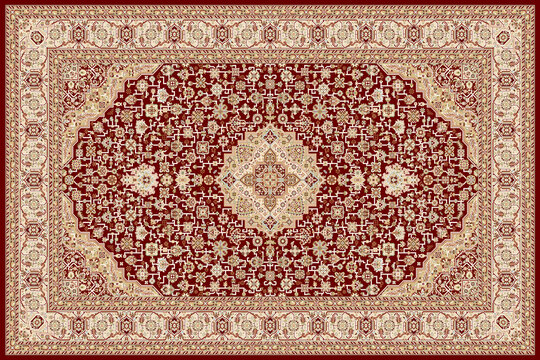
#> input picture BMP Images/Original.jpg, 540 x 360 px
$ python -i SizeWhiteSpace.py   (imports and definitions only)
#> lines starting #> are read from the running program, lines starting #| are printed output that depends on the picture; after the words box and inside, x2 and y2 are one past the last pixel; in counts of white or black regions, pixels touching at a corner belong together
import cv2
import numpy as np

class SizeWhiteSpace:
    @staticmethod
    def getHeightAndWidthWhiteArea(image_path):
        # قراءة الصورة بالألوان
#> called with image_path = '../../../BMP Images/Original.jpg'
        image = cv2.imread(image_path)
#> image is the input picture: shape (360, 540, 3); mean B, G, R 106.8, 126.9, 174.4

        # تحويل الصورة إلى الفضاء اللوني HSV
        hsv = cv2.cvtColor(image, cv2.COLOR_BGR2HSV)
#> hsv: shape (360, 540, 3); mean H, S, V 21.9, 115.8, 174.6

        # تحديد نطاق اللون الأبيض في HSV
        lower_white = np.array([0, 0, 200])
        upper_white = np.array([180, 30, 255])

        # إنشاء قناع للون الأبيض
        mask = cv2.inRange(hsv, lower_white, upper_white)
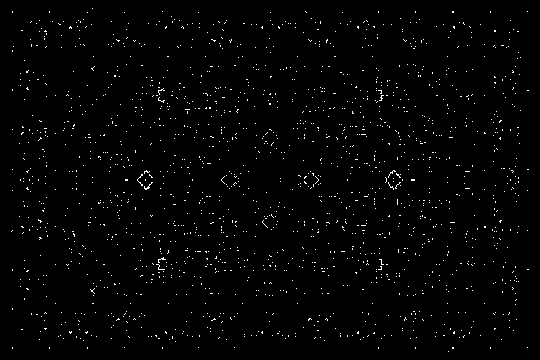
#> mask: shape (360, 540); 1.4% white in thin lines or dots

        # تطبيق عمليات مورفولوجية لتنظيف القناع
        kernel = np.ones((5, 5), np.uint8)
        mask = cv2.morphologyEx(mask, cv2.MORPH_CLOSE, kernel)
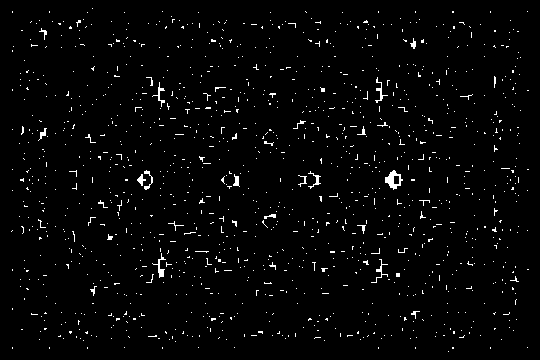
#> mask: shape (360, 540); 2.3% white in thin lines or dots
        mask = cv2.morphologyEx(mask, cv2.MORPH_OPEN, kernel)
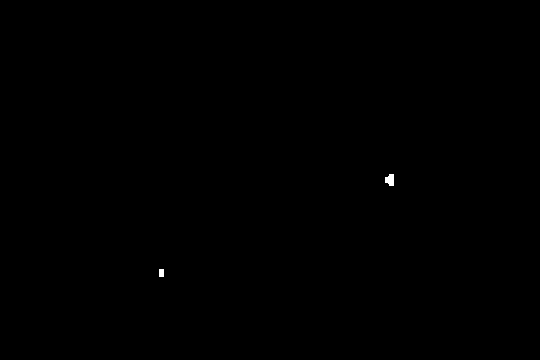
#> mask: shape (360, 540); 0.06% white; 2 white regions

        # البحث عن الكونتورات
        contours, _ = cv2.findContours(mask, cv2.RETR_EXTERNAL, cv2.CHAIN_APPROX_SIMPLE)
#> contours = 2 contours; box (x1, y1, x2, y2) and area: (385, 174, 394, 186) 68, (159, 269, 164, 277) 28

        if not contours:
            return 0, 0  # إذا لم يتم العثور على أي منطقة بيضاء

        # اختيار أكبر كونتور (يفترض أنه المنطقة البيضاء الرئيسية)
        largest_contour = max(contours, key=cv2.contourArea)
#> largest_contour = contour of 10 points, box (x1, y1, x2, y2) (385, 174, 394, 186), area 68

        # الحصول على المستطيل المحيط
        _, _, w, h = cv2.boundingRect(largest_contour)
#> w = 9; h = 12

        return h, w

>>> result = SizeWhiteSpace().getHeightAndWidthWhiteArea('../../../BMP Images/Original.jpg')
#> result = (12, 9)
